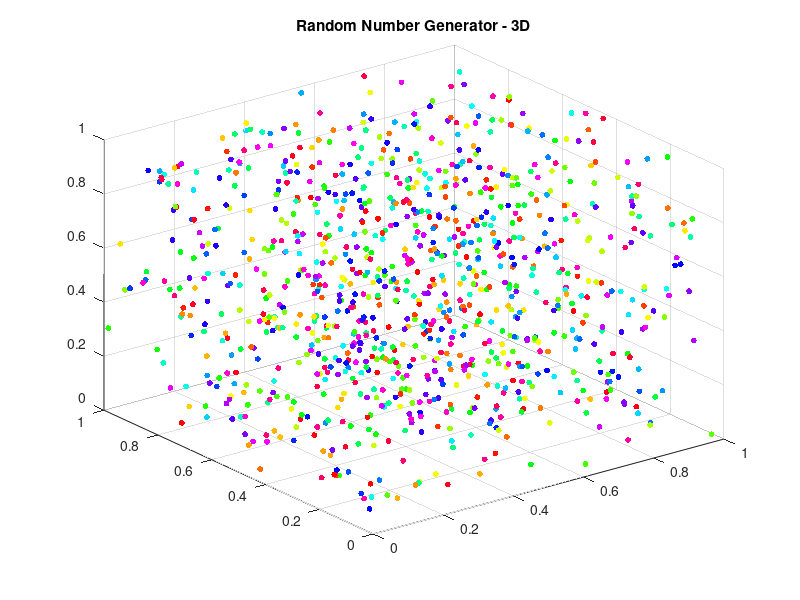

Write MATLAB code to recreate this figure.
% Pseudorandom Number Generator - 3D
% Bronagh Campbell - Feb. 28th 2023

% good generator parameters
M=(2^31)-1;
ri=1234; % initial value
a=16807;
c=0;

% bad generator parameters
% M=256;
% ri=10;
% a=57;
% c=1;

vals=[];    %used to store values for ri and ri1

for j=1:3000
ri1=mod((a*ri)+c,M);

vals(1,length(vals)+1)=ri;  
vals(2,length(vals))=ri1; 

ri=ri1;

end

% numbers in range [0,1]
z =vals(1,:)/M;
z2=vals(2,:)/M;

% creating 3 arrays to plot 3D 
x=z(1,1:1000);
y=z(1,1001:2000);
z=z(1,2001:3000);
markerColors=hsv(length(x));    % used to plot in random colours
scatter3(x,y,z,18,markerColors,'filled');
title("Random Number Generator - 3D");

